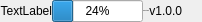
              <widget class="QFrame" name="bottomBar">
               <property name="minimumSize">
                <size>
                 <width>0</width>
                 <height>22</height>
                </size>
               </property>
               <property name="maximumSize">
                <size>
                 <width>16777215</width>
                 <height>22</height>
                </size>
               </property>
               <property name="frameShape">
                <enum>QFrame::NoFrame</enum>
               </property>
               <property name="frameShadow">
                <enum>QFrame::Raised</enum>
               </property>
               <layout class="QHBoxLayout" name="horizontalLayout_5">
                <property name="spacing">
                 <number>0</number>
                </property>
                <property name="leftMargin">
                 <number>0</number>
                </property>
                <property name="topMargin">
                 <number>0</number>
                </property>
                <property name="rightMargin">
                 <number>0</number>
                </property>
                <property name="bottomMargin">
                 <number>0</number>
                </property>
                <item>
                 <widget class="QLabel" name="progressLabel">
                  <property name="text">
                   <string>TextLabel</string>
                  </property>
                  <property name="alignment">
                   <set>Qt::AlignRight|Qt::AlignTrailing|Qt::AlignVCenter</set>
                  </property>
                 </widget>
                </item>
                <item>
                 <widget class="QProgressBar" name="progressBar">
                  <property name="sizePolicy">
                   <sizepolicy hsizetype="MinimumExpanding" vsizetype="Fixed">
                    <horstretch>0</horstretch>
                    <verstretch>0</verstretch>
                   </sizepolicy>
                  </property>
                  <property name="maximumSize">
                   <size>
                    <width>300</width>
                    <height>16777215</height>
                   </size>
                  </property>
                  <property name="styleSheet">
                   <string notr="true"/>
                  </property>
                  <property name="value">
                   <number>24</number>
                  </property>
                  <property name="textVisible">
                   <bool>true</bool>
                  </property>
                  <property name="invertedAppearance">
                   <bool>false</bool>
                  </property>
                 </widget>
                </item>
                <item>
                 <widget class="QLabel" name="creditsLabel">
                  <property name="sizePolicy">
                   <sizepolicy hsizetype="Minimum" vsizetype="Preferred">
                    <horstretch>0</horstretch>
                    <verstretch>0</verstretch>
                   </sizepolicy>
                  </property>
                  <property name="maximumSize">
                   <size>
                    <width>100</width>
                    <height>16</height>
                   </size>
                  </property>
                  <property name="font">
                   <font>
                    <family>Segoe UI</family>
                    <pointsize>-1</pointsize>
                    <weight>50</weight>
                    <italic>false</italic>
                    <bold>false</bold>
                   </font>
                  </property>
                  <property name="text">
                   <string>GES Vietnam</string>
                  </property>
                  <property name="alignment">
                   <set>Qt::AlignLeading|Qt::AlignLeft|Qt::AlignVCenter</set>
                  </property>
                 </widget>
                </item>
                <item>
                 <widget class="QLabel" name="version">
                  <property name="sizePolicy">
                   <sizepolicy hsizetype="Minimum" vsizetype="Preferred">
                    <horstretch>0</horstretch>
                    <verstretch>0</verstretch>
                   </sizepolicy>
                  </property>
                  <property name="maximumSize">
                   <size>
                    <width>50</width>
                    <height>16777215</height>
                   </size>
                  </property>
                  <property name="text">
                   <string>v1.0.0</string>
                  </property>
                  <property name="alignment">
                   <set>Qt::AlignRight|Qt::AlignTrailing|Qt::AlignVCenter</set>
                  </property>
                 </widget>
                </item>
                <item>
                 <widget class="QFrame" name="frame_size_grip">
                  <property name="minimumSize">
                   <size>
                    <width>20</width>
                    <height>0</height>
                   </size>
                  </property>
                  <property name="maximumSize">
                   <size>
                    <width>20</width>
                    <height>16777215</height>
                   </size>
                  </property>
                  <property name="frameShape">
                   <enum>QFrame::NoFrame</enum>
                  </property>
                  <property name="frameShadow">
                   <enum>QFrame::Raised</enum>
                  </property>
                 </widget>
                </item>
               </layout>
              </widget>
